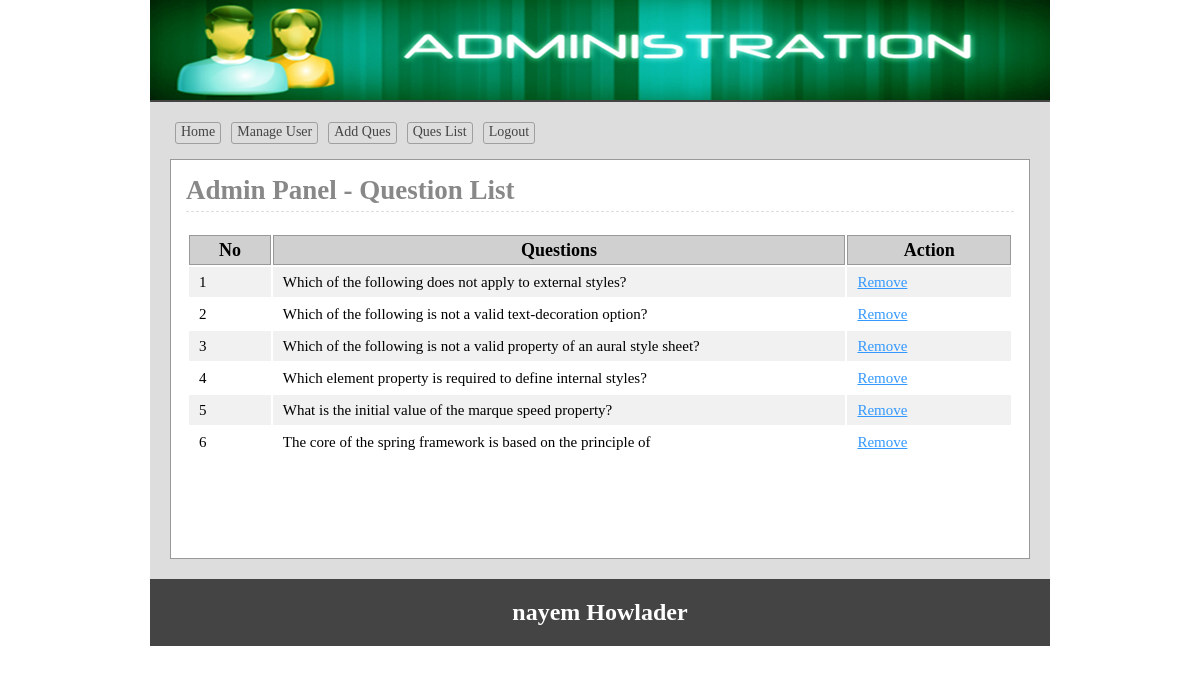
/admin/queslist.php (signed in), run on the app's committed database.
### tables this page shows
CREATE TABLE `tbl_ques` (
  `id` int(11) NOT NULL,
  `quesNo` int(11) NOT NULL,
  `ques` text NOT NULL
);

### lib/Database.php (called while the page is built, shortened)
<?php
Class Database{
	public $host   = DB_HOST;
	public $user   = DB_USER;
	public $pass   = DB_PASS;
	public $dbname = DB_NAME;
	public $link;
	private function connectDB(){
	$this->link = new mysqli($this->host, $this->user, $this->pass, $this->dbname);
 }
	public function select($query){
		$result = $this->link->query($query) or die($this->link->error.__LINE__);
		if($result->num_rows > 0){
			return $result;
		} else {
			return false;
		}
	}
}

### classes/Exam.php (called while the page is built, shortened)
<?php
 $filepath = realpath(dirname(__FILE__));
include_once ($filepath.'/../lib/Database.php');
class Exam{
	private $db;
	function __construct()
	{
		$this->db = new Database();
	}
  public function getQueByOrder(){
    $query = "SELECT * FROM  tbl_ques ORDER BY quesNo ASC";
    $result = $this->db->select($query);
    return $result;
  }
}
 ?>

### admin/queslist.php (the view, shortened to what this page needs)
<?php
    $filepath = realpath(dirname(__FILE__));
	include_once ($filepath.'/inc/header.php');
	include_once ($filepath.'/../classes/Exam.php');
	$exm = new Exam();
?>
<div class="main">
	<h1>Admin Panel - Question List</h1>
<div class="quelist">
	<table class="tblone">
		<tr>
			<th width="10%">No</th>
			<th width="70%">Questions</th>
			<th width="20%">Action</th>
		</tr>
<?php
$getData = $exm->getQueByOrder();
if ($getData) {
	$i = 0;
	while ($result = $getData->fetch_assoc()) {
		$i++;
 ?>
		<tr>
			<td><?php echo $i; ?></td>
			<td><?php echo $result['ques']; ?></td>
			<td>
				<a onclick="return confirm('Are You Sure to Remove')" href="?delque=<?php echo $result['quesNo'];?>">Remove</a>
			</td>
		</tr>
	<?php  }} ?>
	</table>
</div>
</div>
<?php include 'inc/footer.php'; ?>

### admin/css/admin.css (style rules this page uses)
* { margin:0;padding:0;outline:none }
body { font-family:verdana }
.tblone { width:100%;border:1px solid #fff;margin:20px 0 }
.tblone td { font-size: 15px; padding: 5px 10px; }
table.tblone th { background-color: #d0d0d0; border: 1px solid #999; }
table.tblone tr:nth-child(2n+1) { background:#fff;height:30px; }
table.tblone tr:nth-child(2n) { background:#f1f1f1;height:30px; }
.tblone td a { color:#3399FF; }
.main { background: #fff none repeat scroll 0 0; border: 1px solid #999; margin-top: 10px; min-height: 368px; padding: 15px; width: 828px; }
.main h1 { border-bottom: 1px dashed #ddd; color: #888; margin: 0 0 5px; padding-bottom: 5px; }

### data on the page
tbl_ques: ques "Which of the following does not apply to external styles?"
tbl_ques: ques "Which of the following is not a valid text-decoration option?"
tbl_ques: ques "Which of the following is not a valid property of an aural style sheet?"
tbl_ques: ques "Which element property is required to define internal styles?"
tbl_ques: ques "What is the initial value of the marque speed property?"
tbl_ques: ques "The core of the spring framework is based on the principle of"
